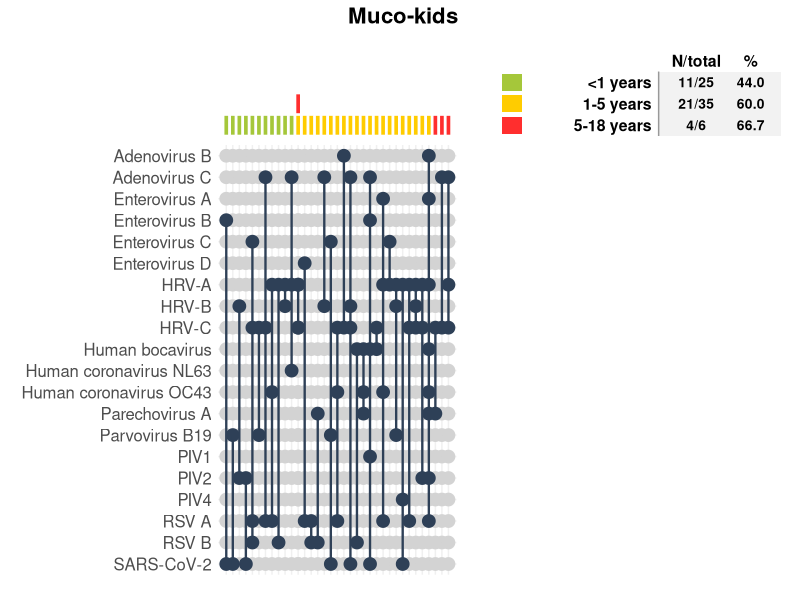
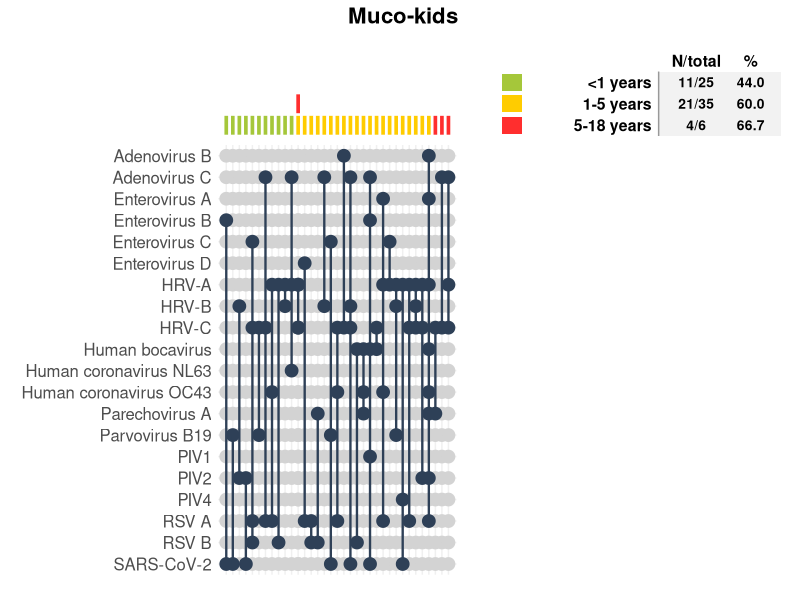
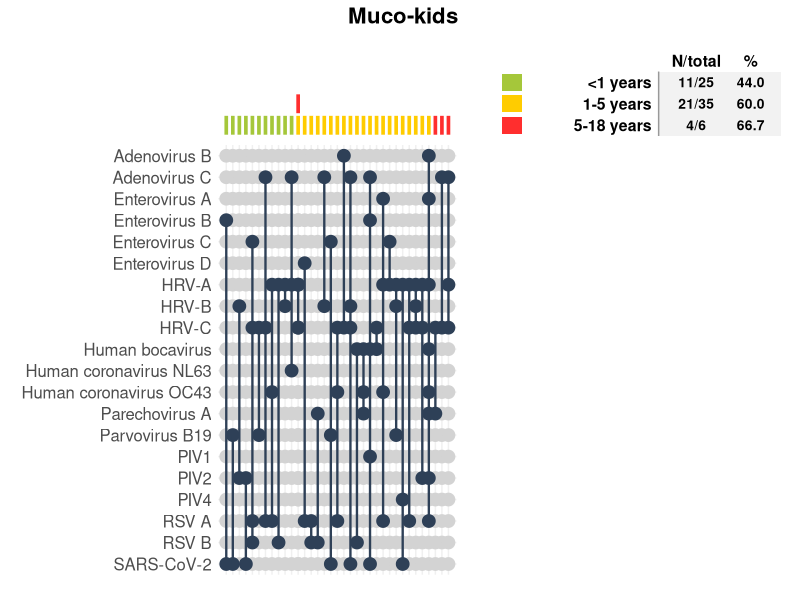
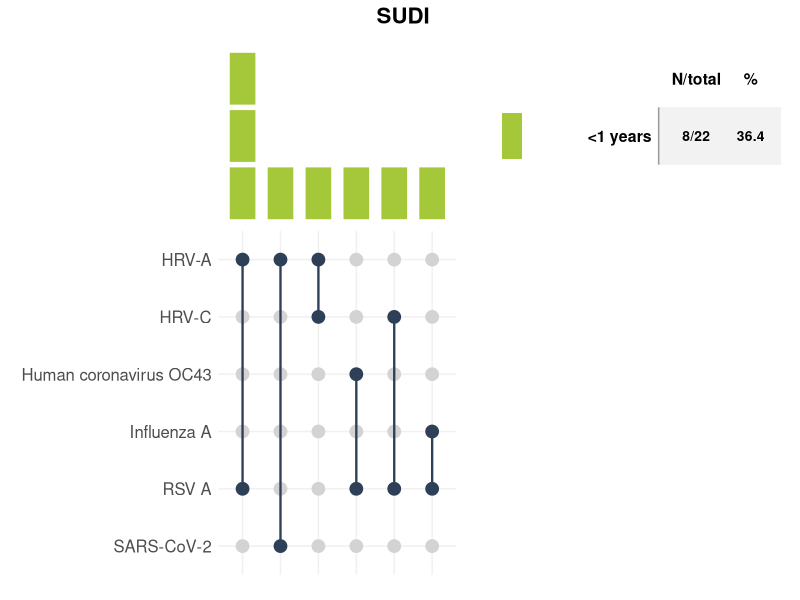
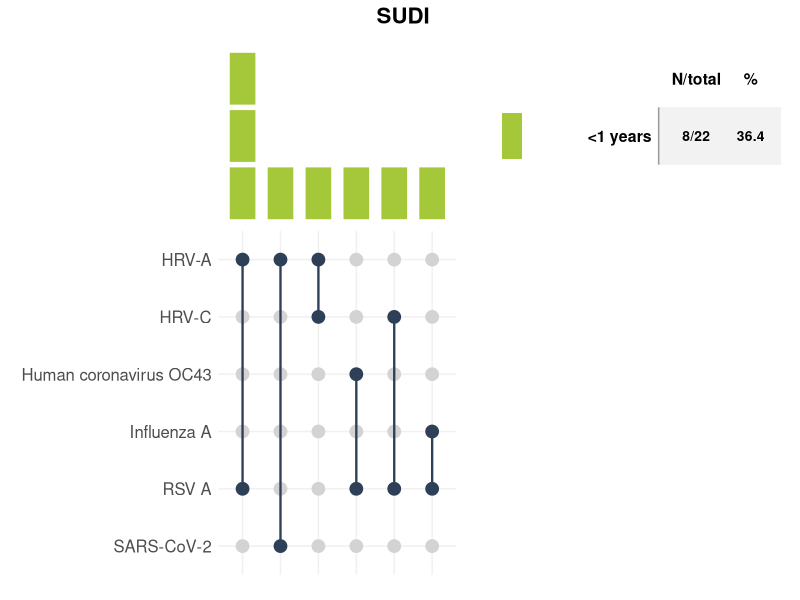
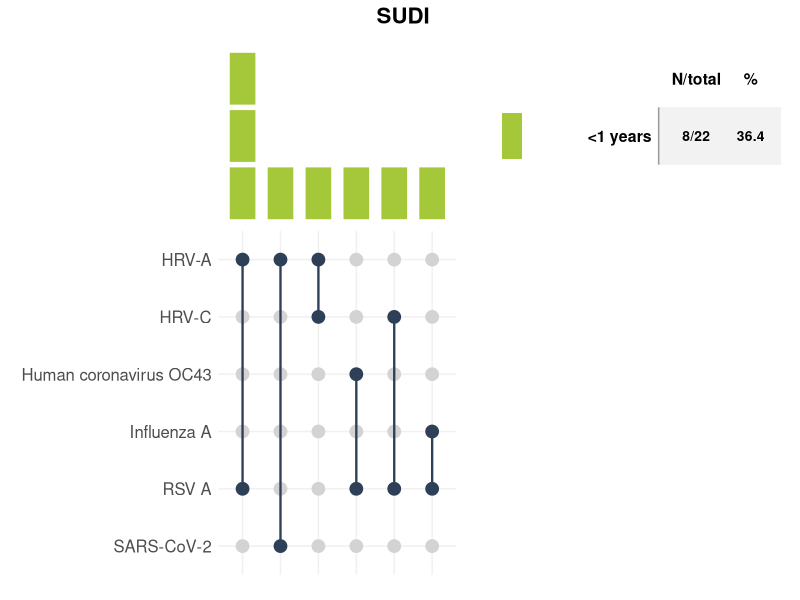
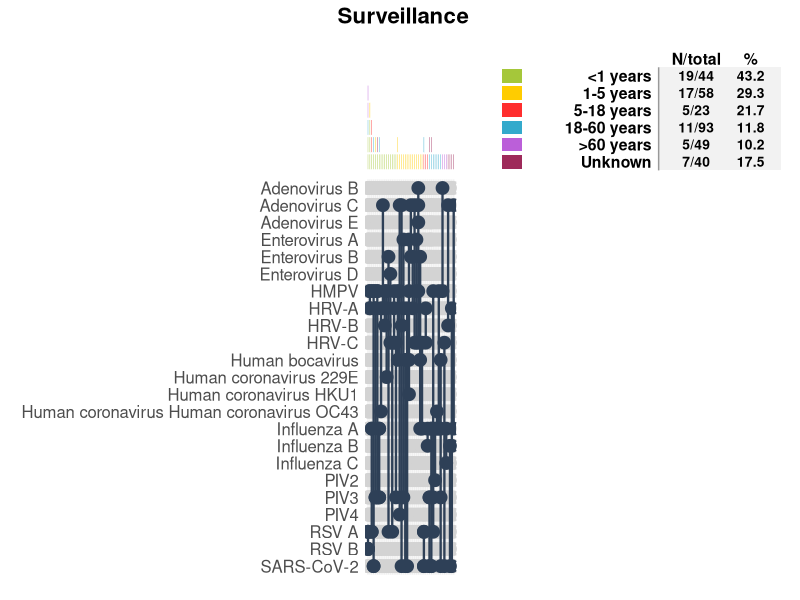
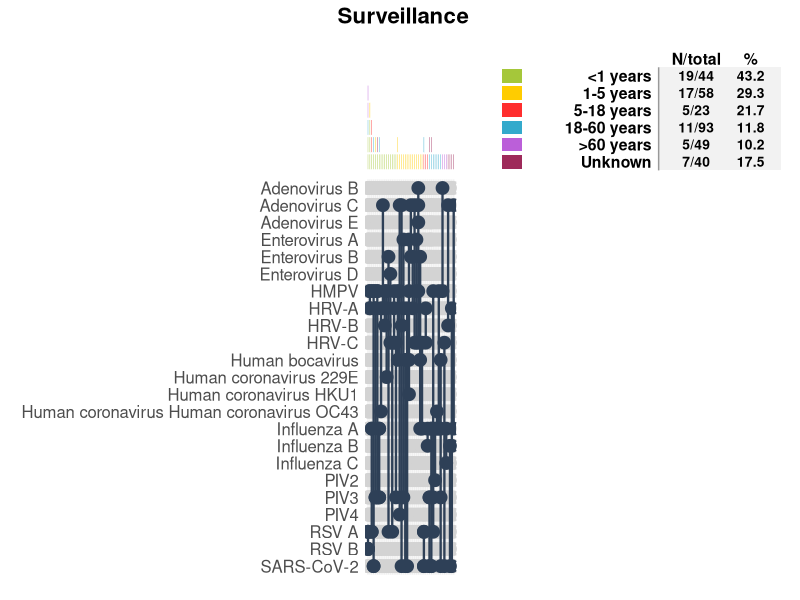

Write the R code that produced these figures, in order.
library(dplyr)
library(tidyr)
library(ggplot2)
library(patchwork)
library(readxl)
library(svglite)

sheets   <- excel_sheets("data/processed/data_coinfect.xlsx")
datasets <- list()
for (i in seq_along(sheets)) {
  datasets[[i]] <- read_excel("data/processed/data_coinfect.xlsx", sheet = sheets[i])
  names(datasets)[i] <- sheets[i]
}

TARGET_SHEETS <- c("Sheet2", "Sheet3", "Sheet4")


AGE_COLOURS <- c(
  "<1 years"    = "#A5C73A",  # green
  "1-5 years"   = "#FFCC00",  # yellow
  "5-18 years"  = "#FF2E2E",  # red
  "18-60 years" = "#33AACC",  # blue
  ">60 years"   = "#BB5FD9",  # purple
  "Unknown"     = "#9E2A5A"   # maroon
)

categorize_age <- function(age) {
  if (is.na(age)) return("Unknown")
  age <- as.numeric(age)
  if      (age < 1)               return("<1 years")
  else if (age >= 1  & age < 5)   return("1-5 years")
  else if (age >= 5  & age < 18)  return("5-18 years")
  else if (age >= 18 & age <= 60) return("18-60 years")
  else if (age > 60)              return(">60 years")
  else                            return("Unknown")
}

create_double_plot <- function(df_long, title, dataset_name = NULL) {

  binary_matrix <- df_long %>%
    mutate(Present = 1) %>%
    pivot_wider(id_cols     = c(sample, Age_Category),
                names_from  = Pathogen,
                values_from = Present,
                values_fill = list(Present = 0)) %>%
    as.data.frame()

  pathogen_cols <- setdiff(colnames(binary_matrix), c("sample", "Age_Category"))
  if (length(pathogen_cols) == 0) return(NULL)

  binary_matrix$CombinationID <- apply(
    binary_matrix[, pathogen_cols, drop = FALSE], 1,
    function(x) paste(x, collapse = "")
  )

  combo_totals <- binary_matrix %>%
    group_by(CombinationID) %>%
    summarise(total_n = n(), .groups = "drop")

  combination_counts <- binary_matrix %>%
    group_by(CombinationID, Age_Category) %>%
    summarise(n = n(), .groups = "drop") %>%
    left_join(
      binary_matrix %>%
        select(-sample, -Age_Category) %>%
        distinct(CombinationID, .keep_all = TRUE),
      by = "CombinationID"
    ) %>%
    rowwise() %>%
    mutate(num_pathogens = sum(c_across(all_of(pathogen_cols)))) %>%
    ungroup() %>%
    filter(num_pathogens >= 2)

  if (nrow(combination_counts) == 0) return(NULL)

  age_levels <- names(AGE_COLOURS)
  age_levels <- age_levels[age_levels %in% unique(combination_counts$Age_Category)]

  combination_counts <- combination_counts %>%
    mutate(Age_Category = factor(Age_Category, levels = age_levels)) %>%
    left_join(combo_totals, by = "CombinationID") %>%
    arrange(Age_Category, desc(total_n), CombinationID)

  # Column order: lowest age group of the combination first, then by total count
  combo_labels <- combination_counts %>%
    distinct(CombinationID, .keep_all = TRUE) %>%
    mutate(id = factor(as.character(seq_len(n())),levels = as.character(seq_len(n())))) %>%
    select(id, CombinationID, total_n, Age_Category)

  combination_counts <- combination_counts %>%
    left_join(combo_labels %>% select(CombinationID, id), by = "CombinationID")

  combo_order <- levels(combo_labels$id)
  n_combos <- length(combo_order)
  combination_counts$id <- factor(combination_counts$id, levels = combo_order)

  pathogens_present <- combination_counts %>%
    select(all_of(pathogen_cols)) %>%
    summarise(across(everything(), ~any(. == 1))) %>%
    pivot_longer(everything(), names_to = "Pathogen", values_to = "present") %>%
    filter(present) %>%
    pull(Pathogen)

  df_long_plot <- combination_counts %>%
    pivot_longer(cols = all_of(pathogen_cols), names_to = "Pathogen", values_to = "Present") %>%
    filter(Pathogen %in% pathogens_present)

  pathogen_order <- sort(unique(pathogens_present))
  if ("CMV" %in% pathogen_order) {
    pathogen_order <- c(pathogen_order[pathogen_order != "CMV"], "CMV")
  }
  df_long_plot$Pathogen <- factor(df_long_plot$Pathogen, levels = pathogen_order)
  df_long_plot$id  <- factor(df_long_plot$id, levels = combo_order)

  # ── Co-infection rate per age group ──────────────────────────────────────
  total_samples_per_age <- binary_matrix %>%
    group_by(Age_Category) %>%
    summarise(total_samples = n(), .groups = "drop")

  coinfected_samples <- binary_matrix %>%
    mutate(num_pathogens = rowSums(select(., all_of(pathogen_cols)))) %>%
    filter(num_pathogens >= 2) %>%
    group_by(Age_Category) %>%
    summarise(coinfected = n(), .groups = "drop")

  age_stats <- total_samples_per_age %>%
    left_join(coinfected_samples, by = "Age_Category") %>%
    mutate(coinfected = ifelse(is.na(coinfected), 0, coinfected))

  # ── Stacked squares: one square per sample, youngest at the bottom ───────
  stack_data <- combination_counts %>%
    select(id, Age_Category, n) %>%
    arrange(id, Age_Category) %>%
    uncount(n) %>%
    group_by(id) %>%
    mutate(y = row_number()) %>%
    ungroup() %>%
    mutate(x_num = as.numeric(id))

  max_stack  <- max(stack_data$y)
  n_age <- length(age_levels)
  panel_rows <- max(max_stack, n_age + 1)   # +1 row for the legend header

  p_bars <- ggplot(stack_data, aes(x = x_num, y = y, fill = Age_Category)) +
    geom_tile(width = 0.7, height = 0.92, colour = "white", linewidth = 0.3) +
    scale_fill_manual(values = AGE_COLOURS, drop = FALSE) +
    scale_x_continuous(limits = c(0.5, n_combos + 0.5), expand = c(0.02, 0.02)) +
    scale_y_continuous(limits = c(0.5, panel_rows + 0.5), expand = c(0, 0)) +
    theme_void() +
    theme(legend.position = "none",  plot.margin = margin(10, 15, 1, 10))

  # ── Legend panel: colour key + N/total + % ───────────────────────────────
  legend_df <- age_stats %>%
    filter(Age_Category %in% age_levels) %>%
    mutate(Age_Category = factor(Age_Category, levels = age_levels)) %>%
    arrange(Age_Category) %>%
    mutate(y = panel_rows - row_number(),
           ratio = paste0(coinfected, "/", total_samples),
           pct = sprintf("%.1f", 100 * coinfected / total_samples))

  y_lo <- min(legend_df$y) - 0.5
  y_hi <- max(legend_df$y) + 0.5

  p_legend <- ggplot(legend_df) +
    annotate("rect", xmin = 3.05, xmax = 4.85, ymin = y_lo, ymax = y_hi,
             fill = "#f2f2f2") +
    annotate("segment", x = 3.05, xend = 3.05, y = y_lo, yend = y_hi,
             colour = "grey60", linewidth = 0.5) +
    geom_tile(aes(x = 0.9, y = y, fill = Age_Category),
              width = 0.3, height = 0.8) +
    geom_text(aes(x = 2.95, y = y, label = Age_Category),
              hjust = 1, size = 4, fontface = "bold") +
    geom_text(aes(x = 3.6, y = y, label = ratio), size = 3.5, fontface = "bold") +
    geom_text(aes(x = 4.4, y = y, label = pct),   size = 3.5, fontface = "bold") +
    annotate("text", x = c(3.6, 4.4), y = panel_rows,
             label = c("N/total", "%"), size = 4, fontface = "bold") +
    scale_fill_manual(values = AGE_COLOURS) +
    scale_x_continuous(limits = c(0.5, 4.9), expand = c(0, 0)) +
    scale_y_continuous(limits = c(0.5, panel_rows + 0.5), expand = c(0, 0)) +
    theme_void() +
    theme(legend.position = "none", plot.margin = margin(10, 5, 1, 0))

  # ── Dot plot (unchanged) ─────────────────────────────────────────────────
  n_pathogens <- length(pathogen_order)
  reversed_order <- rev(pathogen_order)
  pathogen_y <- setNames(seq_along(reversed_order), reversed_order)

  df_long_plot <- df_long_plot %>%
    mutate(y_num = pathogen_y[as.character(Pathogen)])

  segment_data <- df_long_plot %>%
    filter(Present == 1) %>%
    group_by(id) %>%
    summarise(y_min = min(y_num), y_max = max(y_num), .groups = "drop") %>%
    filter(y_max > y_min) %>%
    mutate(x_num = as.numeric(id))

  p_dots <- ggplot(df_long_plot, aes(x = as.numeric(id), y = y_num)) +
    geom_point(data = filter(df_long_plot, Present == 0), color = "#D3D3D3", size = 4) +
    geom_point(data = filter(df_long_plot, Present == 1), color = "#2E4057", size = 4) +
    geom_segment(data = segment_data, aes(x = x_num, xend = x_num, y = y_min, yend = y_max), color = "#2E4057", linewidth = 0.8, inherit.aes = FALSE) +
    scale_x_continuous(breaks = seq_len(n_combos), labels = NULL, expand = c(0.02, 0.02), limits = c(0.5, n_combos + 0.5)) +
    scale_y_continuous(breaks = seq_along(reversed_order), labels = reversed_order, limits = c(0.5, n_pathogens + 0.5), expand = c(0, 0)) +
    labs(x = NULL, y = NULL) +
    theme_minimal() +
    theme(axis.text.x  = element_blank(),
          axis.ticks.x  = element_blank(),
          axis.text.y  = element_text(size = 12),
          panel.grid.major = element_line(color = "#F0F0F0"),
          panel.grid.minor = element_blank(),
          legend.position  = "none",
          plot.margin  = margin(2, 15, 10, 10))

  # ── Combine: bars + legend on top, dots below (legend column fixed at 3 in)
  final_plot <- p_bars + p_legend + p_dots + plot_spacer() +
    plot_layout(ncol    = 2, widths  = unit(c(1, 3), c("null", "in")), heights = c(panel_rows, n_pathogens)) +
    plot_annotation(
      title = title, theme = theme(plot.title = element_text(hjust = 0.5, face = "bold", size = 16))
    )

  attr(final_plot, "recommended_height") <- max(4.5, 1 + (panel_rows + n_pathogens) * 0.18)
  return(final_plot)
}

# ── Run ───────────────────────────────────────────────────────────────────────
output_dir <- "results/Figures"
if (!dir.exists(output_dir)) dir.create(output_dir, recursive = TRUE)

for (name in names(datasets)) {

  if (!name %in% TARGET_SHEETS) next

  df <- datasets[[name]]
  colnames(df)[1:4] <- c("sample", "Pathogen", "Source", "Age")

  df_long <- df %>%
    mutate(Age_Category = sapply(Age, categorize_age)) %>%
    distinct(sample, Pathogen, .keep_all = TRUE)

  plot_title <- switch(name,
                       "Sheet2" = "Muco-kids",
                       "Sheet3" = "SUDI",
                       "Sheet4" = "Surveillance",
                       name)

  double_plot <- create_double_plot(df_long, plot_title, dataset_name = name)

plot_widths <- c("Sheet2" = 14, "Sheet3" = 10, "Sheet4" = 20)
plot_heights <- c("Sheet2" = 5,  "Sheet3" = 5, "Sheet4" = 5)   # optional

  if (!is.null(double_plot)) {
    plot_width <- plot_widths[[name]]
    rec_height <- if (name %in% names(plot_heights)) plot_heights[[name]] else
                    attr(double_plot, "recommended_height")

    base <- file.path(output_dir, paste0("FigureNew1_", plot_title))

    ggsave(paste0(base, ".png"), plot = double_plot, width = plot_width, height = rec_height, dpi = 300, bg = "white")
    ggsave(paste0(base, ".pdf"), plot = double_plot, width = plot_width, height = rec_height, device = cairo_pdf, bg = "white")
    ggsave(paste0(base, ".svg"), plot = double_plot, width = plot_width, height = rec_height, device = svglite::svglite, bg = "white")
  }
}
